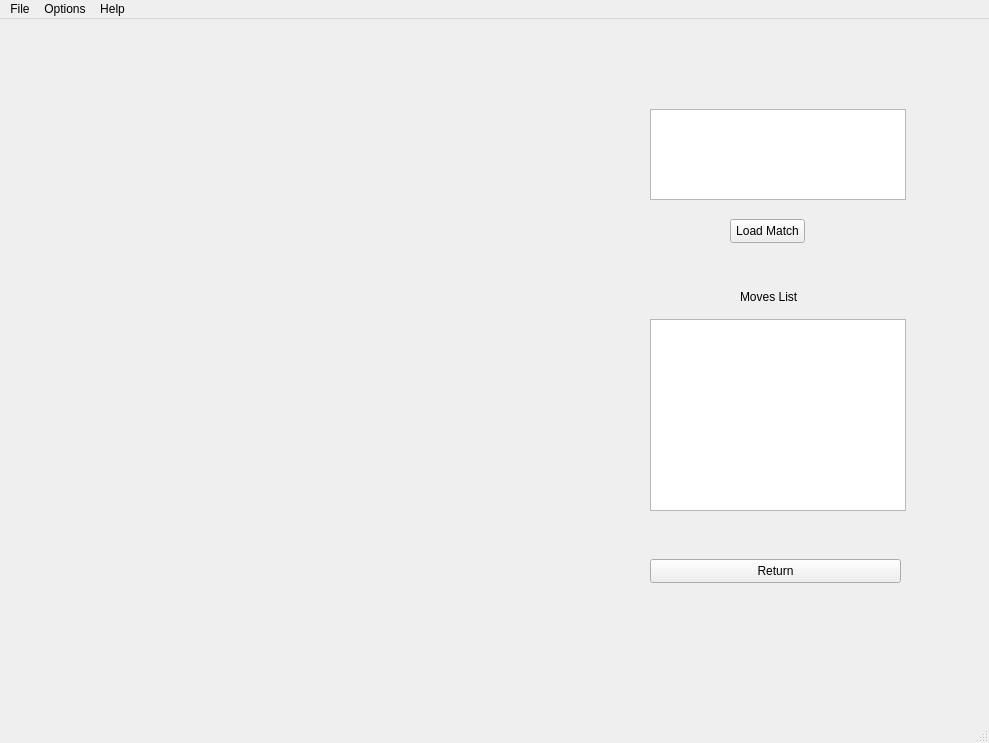
<?xml version="1.0" encoding="UTF-8"?>
<ui version="4.0">
 <class>viewHistory</class>
 <widget class="QMainWindow" name="viewHistory">
  <property name="geometry">
   <rect>
    <x>0</x>
    <y>0</y>
    <width>989</width>
    <height>743</height>
   </rect>
  </property>
  <property name="windowTitle">
   <string>History</string>
  </property>
  <widget class="QWidget" name="centralwidget">
   <widget class="QLabel" name="chessOutput">
    <property name="geometry">
     <rect>
      <x>40</x>
      <y>40</y>
      <width>541</width>
      <height>611</height>
     </rect>
    </property>
    <property name="text">
     <string/>
    </property>
   </widget>
   <widget class="QListWidget" name="matchList">
    <property name="geometry">
     <rect>
      <x>650</x>
      <y>90</y>
      <width>256</width>
      <height>91</height>
     </rect>
    </property>
   </widget>
   <widget class="QPushButton" name="loadButton">
    <property name="geometry">
     <rect>
      <x>730</x>
      <y>200</y>
      <width>75</width>
      <height>24</height>
     </rect>
    </property>
    <property name="text">
     <string>Load Match</string>
    </property>
   </widget>
   <widget class="QListWidget" name="movesList">
    <property name="geometry">
     <rect>
      <x>650</x>
      <y>300</y>
      <width>256</width>
      <height>192</height>
     </rect>
    </property>
   </widget>
   <widget class="QLabel" name="labelMovesList">
    <property name="geometry">
     <rect>
      <x>740</x>
      <y>270</y>
      <width>61</width>
      <height>16</height>
     </rect>
    </property>
    <property name="text">
     <string>Moves List</string>
    </property>
   </widget>
   <widget class="QPushButton" name="returnButton">
    <property name="geometry">
     <rect>
      <x>650</x>
      <y>540</y>
      <width>251</width>
      <height>24</height>
     </rect>
    </property>
    <property name="text">
     <string>Return</string>
    </property>
   </widget>
  </widget>
  <widget class="QMenuBar" name="menubar">
   <property name="geometry">
    <rect>
     <x>0</x>
     <y>0</y>
     <width>989</width>
     <height>22</height>
    </rect>
   </property>
   <widget class="QMenu" name="menuFile">
    <property name="title">
     <string>File</string>
    </property>
    <addaction name="actionNew_Game"/>
    <addaction name="separator"/>
    <addaction name="actionOpen_CSV"/>
    <addaction name="actionExport_CSV"/>
   </widget>
   <widget class="QMenu" name="menuOptions">
    <property name="title">
     <string>Options</string>
    </property>
   </widget>
   <widget class="QMenu" name="menuHelp">
    <property name="title">
     <string>Help</string>
    </property>
    <addaction name="actionAbout"/>
   </widget>
   <addaction name="menuFile"/>
   <addaction name="menuOptions"/>
   <addaction name="menuHelp"/>
  </widget>
  <widget class="QStatusBar" name="statusbar"/>
  <action name="actionNew_Game">
   <property name="text">
    <string>New Game</string>
   </property>
  </action>
  <action name="actionOpen_CSV">
   <property name="text">
    <string>Open CSV</string>
   </property>
  </action>
  <action name="actionExport_CSV">
   <property name="text">
    <string>Export CSV</string>
   </property>
  </action>
  <action name="actionReport_Issue">
   <property name="text">
    <string>Report Issue</string>
   </property>
  </action>
  <action name="actionAbout">
   <property name="text">
    <string>About </string>
   </property>
  </action>
 </widget>
 <resources/>
 <connections/>
</ui>
